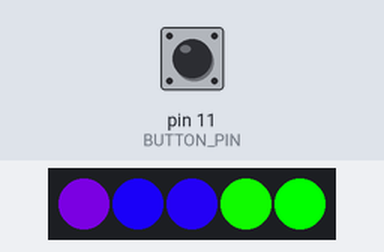
This sketch was run on a simulated Arduino Nano, built with avr-gcc and run on an emulated ATmega328P. Parts: 5 RGB LEDs in strip order, left to right. Inputs (shaded band) come from the test bench; at power-on: pin 11 (BUTTON_PIN) HIGH. Dim RGB values are drawn brighter than linear; the strip is taken to match the declared colour order; what the sketch prints to the serial monitor is not drawn.

Above: at 1.09 s.
1.4 s: pin 11 (BUTTON_PIN) pulled LOW for 0.15 s
At 1.66 s:
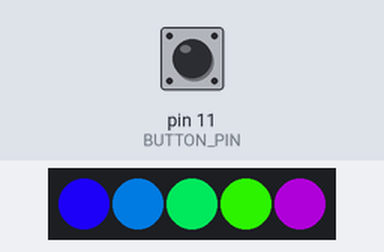
2.1 s: pin 11 (BUTTON_PIN) pulled LOW for 0.15 s
At 2.66 s:
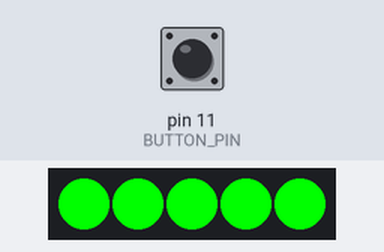
2.8 s: pin 11 (BUTTON_PIN) pulled LOW for 0.15 s
At 3.26 s:
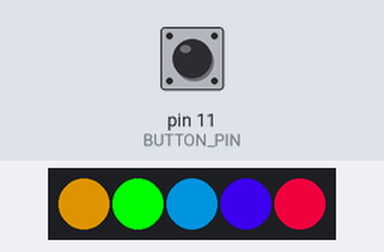
3.5 s: pin 11 (BUTTON_PIN) pulled LOW for 0.15 s
At 3.87 s:
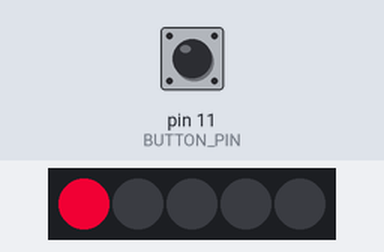
4.2 s: pin 11 (BUTTON_PIN) pulled LOW for 3.2 s
At 7.59 s:
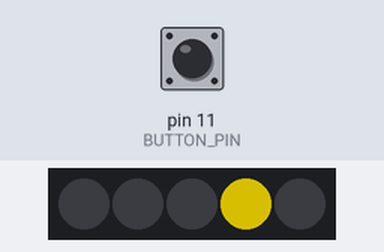
8.0 s: pin 11 (BUTTON_PIN) pulled LOW for 3.2 s
At 10.2 s:
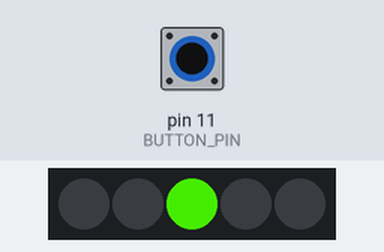
Timing chart, 0 to 12.8 s (numbered marks = the images above; inputs shaded):
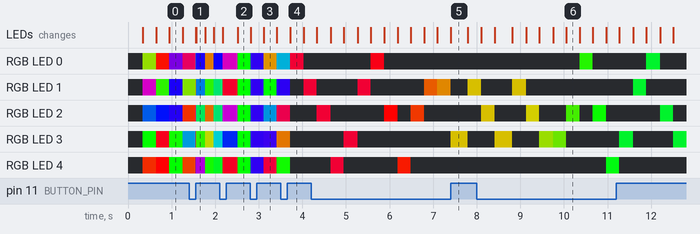

The sketch:

WS2812FX_demo_33C3.ino
```cpp
// (licence header left out)
#include <WS2812FX.h>

#define LED_PIN 12
#define LED_COUNT 5
#define BUTTON_PIN 11
#define BUTTON_GND 10             // this pin will be set to GND, because we don't have enough GNDs on the Nano.

#define DEFAULT_COLOR_INDEX 240   // default index of color wheel. 0-255

#define DEFAULT_BRIGHTNESS 255
#define DEFAULT_SPEED 200
#define DEFAULT_MODE FX_MODE_SINGLE_DYNAMIC

#define BUTTON_DEBOUNCE_TIME 75       // debounce time in ms
#define BUTTON_LONG_PRESS_DELAY 1000  // cycling through colors after pressing the button for this time (ms)

uint8_t color_wheel_index = DEFAULT_COLOR_INDEX;

uint8_t button_state = HIGH;
uint8_t button_previous_state = HIGH;
unsigned long button_last_readtime = 0;
unsigned long button_last_hightime = 0;

String cmd = "";               // String to store incoming serial commands
boolean cmd_complete = false;  // whether the command string is complete


WS2812FX ws2812fx = WS2812FX(LED_COUNT, LED_PIN, NEO_RGB + NEO_KHZ800);

void setup(){
  Serial.begin(115200);
  Serial.println(F("Starting..."));

  Serial.println(F("WS2812FX setup"));
  ws2812fx.init();
  ws2812fx.setMode(DEFAULT_MODE);
  ws2812fx.setColor(color_wheel(color_wheel_index));
  ws2812fx.setSpeed(DEFAULT_SPEED);
  ws2812fx.setBrightness(DEFAULT_BRIGHTNESS);
  ws2812fx.start();

  Serial.println(F("Button setup"));
  pinMode(BUTTON_PIN, INPUT_PULLUP); // change INPUT_PULLUP to INPUT when there is an external pullup-resistor attached
  pinMode(BUTTON_GND, OUTPUT);
  digitalWrite(BUTTON_GND, LOW);

  Serial.println(F("ready!"));

  printModes();
  printUsage();
}


void loop() {
  unsigned long now = millis();

  ws2812fx.service();

  if(now - button_last_readtime > BUTTON_DEBOUNCE_TIME) {
    button_state = digitalRead(BUTTON_PIN);

    if(button_state == HIGH && button_previous_state == LOW && now - button_last_hightime < BUTTON_LONG_PRESS_DELAY) {
      ws2812fx.setMode((ws2812fx.getMode() + 1) % ws2812fx.getModeCount());
    }

    if(button_state == LOW && button_previous_state == LOW && now - button_last_hightime > BUTTON_LONG_PRESS_DELAY) {
      color_wheel_index += 2;
      ws2812fx.setColor(color_wheel(color_wheel_index));
    }

    if(button_state == HIGH) {
      button_last_hightime = now;
    }

    button_last_readtime = now;
    button_previous_state = button_state;
  }


  // On Atmega32U4 based boards (leonardo, micro) serialEvent is not called
  // automatically when data arrive on the serial RX. We need to do it ourself
  #if defined(__AVR_ATmega32U4__)
  serialEvent();
  #endif

  if(cmd_complete) {
    process_command();
  }
}


// Input a value 0 to 255 to get a color value.
// The colours are a transition r - g - b - back to r.
uint32_t color_wheel(uint8_t pos) {
  pos = 255 - pos;
  if(pos < 85) {
    return ws2812fx.Color(255 - pos * 3, 0, pos * 3);
  }
  if(pos < 170) {
    pos -= 85;
    return ws2812fx.Color(0, pos * 3, 255 - pos * 3);
  }
  pos -= 170;
  return ws2812fx.Color(pos * 3, 255 - pos * 3, 0);
}


/*
 * Checks received command and calls corresponding functions.
 */
void process_command() {
  if(cmd == F("b+")) {
    ws2812fx.increaseBrightness(25);
    Serial.print(F("Increased brightness by 25 to: "));
    Serial.println(ws2812fx.getBrightness());
  }

  if(cmd == F("b-")) {
    ws2812fx.decreaseBrightness(25);
    Serial.print(F("Decreased brightness by 25 to: "));
    Serial.println(ws2812fx.getBrightness());
  }

  if(cmd.startsWith(F("b "))) {
    uint8_t b = (uint8_t) cmd.substring(2, cmd.length()).toInt();
    ws2812fx.setBrightness(b);
    Serial.print(F("Set brightness to: "));
    Serial.println(ws2812fx.getBrightness());
  }

  if(cmd == F("s+")) {
    ws2812fx.increaseSpeed(10);
    Serial.print(F("Increased speed by 10 to: "));
    Serial.println(ws2812fx.getSpeed());
  }

  if(cmd == F("s-")) {
    ws2812fx.decreaseSpeed(10);
    Serial.print(F("Decreased speed by 10 to: "));
    Serial.println(ws2812fx.getSpeed());
  }

  if(cmd.startsWith(F("s "))) {
    uint8_t s = (uint8_t) cmd.substring(2, cmd.length()).toInt();
    ws2812fx.setSpeed(s);
    Serial.print(F("Set speed to: "));
    Serial.println(ws2812fx.getSpeed());
  }

  if(cmd.startsWith(F("m "))) {
    uint8_t m = (uint8_t) cmd.substring(2, cmd.length()).toInt();
    ws2812fx.setMode(m);
    Serial.print(F("Set mode to: "));
    Serial.print(ws2812fx.getMode());
    Serial.print(" - ");
    Serial.println(ws2812fx.getModeName(ws2812fx.getMode()));
  }

  if(cmd.startsWith(F("c "))) {
    uint32_t c = (uint32_t) strtol(&cmd.substring(2, cmd.length())[0], NULL, 16);
    ws2812fx.setColor(c);
    Serial.print(F("Set color to: "));
    Serial.println(ws2812fx.getColor(), HEX);
  }

  cmd = "";              // reset the commandstring
  cmd_complete = false;  // reset command complete
}

/*
 * Prints a usage menu.
 */
void printUsage() {
  Serial.println(F("Usage:"));
  Serial.println();
  Serial.println(F("m <n> \t : select mode <n>"));
  Serial.println();
  Serial.println(F("b+ \t : increase brightness"));
  Serial.println(F("b- \t : decrease brightness"));
  Serial.println(F("b <n> \t : set brightness to <n>"));
  Serial.println();
  Serial.println(F("s+ \t : increase speed"));
  Serial.println(F("s- \t : decrease speed"));
  Serial.println(F("s <n> \t : set speed to <n>"));
  Serial.println();
  Serial.println(F("c 0x007BFF \t : set color to 0x007BFF"));
  Serial.println();
  Serial.println();
  Serial.println(F("Have a nice day."));
  Serial.println(F("~~~~~~~~~~~~~~~~~~~~~~~~~~~~~~~~~~~~~~"));
  Serial.println();
}


/*
 * Prints all available WS2812FX blinken modes.
 */
void printModes() {
  Serial.println(F("Supporting the following modes: "));
  Serial.println();
  for(int i=0; i < ws2812fx.getModeCount(); i++) {
    Serial.print(i);
    Serial.print(F("\t"));
    Serial.println(ws2812fx.getModeName(i));
  }
  Serial.println();
}


/*
 * Reads new input from serial to cmd string. Command is completed on \n
 */
void serialEvent() {
  while(Serial.available()) {
    char inChar = (char) Serial.read();
    if(inChar == '\n') {
      cmd_complete = true;
    } else {
      cmd += inChar;
    }
  }
}
```

Measured:
- after the input at 1.4 s, the LEDs: first differ from a run without the input after 0.17 s (image 1)
- after the input at 2.8 s, the LEDs: first differ from a run without the input after 0.31 s (image 3)
- after the input at 3.5 s, the LEDs: change after 0.22 s (image 4)
